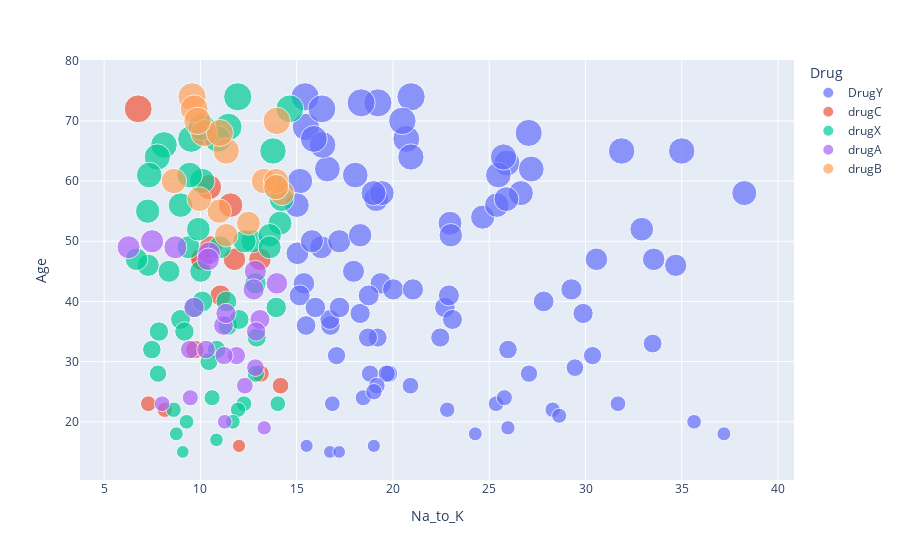

Write notebook code for a chart like this one.
### Code cell
# I visualized the relationship between age and Na_To_K(Na to Potassium Ration).
fig = px.scatter(data, x = "Na_to_K", y="Age", color="Drug",
                 size='Age', hover_data=['Na_to_K'])
fig.show()

### Figure 1 — Plotly figure (JSON) as saved in the notebook; plotly's stock layout.template omitted (floating-point values rounded to 4 significant figures)
{"data": [{"hovertemplate": "Drug=DrugY<br>Na_to_K=%{x}<br>Age=%{marker.size}<extra></extra>", "legendgroup": "DrugY", "marker": {"color": "#636efa", "size": [23, 61, 49, 60, 43, 34, 43, 74, 16, 32, 57, 63, 47, 48, 33, 28, 31, 39, 45, 65, 73, 50, 23, 28, 58, 62, 24, 40, 34, 38, 67, 68, 54, 18, 28, 41, 31, 26, 26, 69, 37, 50, 62, 41, 29, 42, 56, 58, 56, 20, 15, 22, 42, 23, 51, 61, 28, 15, 34, 36, 19, 66, 47, 70, 52, 24, 42, 64, 74, 37, 53, 21, 16, 38, 58, 51, 39, 41, 73, 25, 39, 67, 22, 36, 18, 57, 65, 64, 58, 72, 46], "sizemode": "area", "sizeref": 0.185, "symbol": "circle"}, "mode": "markers", "name": "DrugY", "orientation": "v", "showlegend": true, "type": "scatter", "x": [25.36, 18.04, 16.27, 15.17, 19.37, 19.2, 15.38, 20.94, 15.52, 25.97, 19.13, 25.92, 30.57, 15.04, 33.49, 18.81, 30.37, 22.7, 17.95, 31.88, 19.22, 15.79, 31.69, 19.8, 19.42, 27.18, 18.46, 27.83, 18.7, 29.88, 20.69, 27.05, 24.66, 24.28, 19.68, 22.91, 17.07, 20.91, 19.16, 15.48, 23.09, 17.21, 16.59, 15.16, 29.45, 29.27, 15.02, 38.25, 25.39, 35.64, 16.73, 28.29, 20.01, 16.85, 18.3, 25.48, 27.06, 17.21, 22.46, 16.75, 25.97, 16.35, 33.54, 20.49, 32.92, 25.79, 21.04, 25.74, 15.44, 16.72, 22.96, 28.63, 19.01, 18.3, 26.64, 23.0, 17.23, 18.74, 18.35, 19.01, 15.97, 15.89, 22.82, 15.49, 37.19, 25.89, 35.0, 20.93, 18.99, 16.31, 34.69], "xaxis": "x", "y": [23, 61, 49, 60, 43, 34, 43, 74, 16, 32, 57, 63, 47, 48, 33, 28, 31, 39, 45, 65, 73, 50, 23, 28, 58, 62, 24, 40, 34, 38, 67, 68, 54, 18, 28, 41, 31, 26, 26, 69, 37, 50, 62, 41, 29, 42, 56, 58, 56, 20, 15, 22, 42, 23, 51, 61, 28, 15, 34, 36, 19, 66, 47, 70, 52, 24, 42, 64, 74, 37, 53, 21, 16, 38, 58, 51, 39, 41, 73, 25, 39, 67, 22, 36, 18, 57, 65, 64, 58, 72, 46], "yaxis": "y"}, {"hovertemplate": "Drug=drugC<br>Na_to_K=%{x}<br>Age=%{marker.size}<extra></extra>", "legendgroup": "drugC", "marker": {"color": "#EF553B", "size": [47, 47, 41, 47, 23, 68, 26, 32, 47, 28, 22, 49, 59, 72, 56, 16], "sizemode": "area", "sizeref": 0.185, "symbol": "circle"}, "mode": "markers", "name": "drugC", "orientation": "v", "showlegend": true, "type": "scatter", "x": [13.09, 10.11, 11.04, 11.77, 7.298, 10.29, 14.16, 9.712, 10.07, 13.13, 8.151, 10.54, 10.44, 6.769, 11.57, 12.01], "xaxis": "x", "y": [47, 47, 41, 47, 23, 68, 26, 32, 47, 28, 22, 49, 59, 72, 56, 16], "yaxis": "y"}, {"hovertemplate": "Drug=drugX<br>Na_to_K=%{x}<br>Age=%{marker.size}<extra></extra>", "legendgroup": "drugX", "marker": {"color": "#00cc96", "size": [28, 22, 50, 69, 49, 18, 49, 53, 46, 39, 39, 15, 23, 50, 66, 67, 60, 45, 17, 24, 32, 64, 51, 36, 56, 37, 22, 47, 35, 65, 20, 67, 40, 35, 32, 49, 74, 69, 61, 37, 61, 55, 72, 34, 30, 43, 57, 28, 45, 59, 20, 52, 23, 40], "sizemode": "area", "sizeref": 0.185, "symbol": "circle"}, "mode": "markers", "name": "drugX", "orientation": "v", "showlegend": true, "type": "scatter", "x": [7.798, 8.607, 12.7, 11.46, 9.381, 8.75, 11.01, 14.13, 7.285, 13.94, 9.709, 9.084, 12.26, 12.29, 8.107, 10.9, 10.09, 8.37, 10.83, 10.61, 10.84, 7.761, 13.6, 11.42, 8.966, 8.968, 11.95, 6.683, 9.17, 13.77, 9.281, 9.514, 10.1, 7.845, 7.477, 13.6, 11.94, 10.06, 9.443, 12.01, 7.34, 7.261, 14.64, 12.92, 10.44, 12.86, 14.22, 12.88, 10.02, 13.88, 11.69, 9.894, 14.02, 11.35], "xaxis": "x", "y": [28, 22, 50, 69, 49, 18, 49, 53, 46, 39, 39, 15, 23, 50, 66, 67, 60, 45, 17, 24, 32, 64, 51, 36, 56, 37, 22, 47, 35, 65, 20, 67, 40, 35, 32, 49, 74, 69, 61, 37, 61, 55, 72, 34, 30, 43, 57, 28, 45, 59, 20, 52, 23, 40], "yaxis": "y"}, {"hovertemplate": "Drug=drugA<br>Na_to_K=%{x}<br>Age=%{marker.size}<extra></extra>", "legendgroup": "drugA", "marker": {"color": "#ab63fa", "size": [43, 32, 37, 24, 29, 36, 19, 38, 31, 45, 50, 32, 35, 49, 39, 26, 49, 31, 20, 42, 48, 47, 23], "sizemode": "area", "sizeref": 0.185, "symbol": "circle"}, "mode": "markers", "name": "drugA", "orientation": "v", "showlegend": true, "type": "scatter", "x": [13.97, 9.445, 13.09, 9.475, 12.86, 11.2, 13.31, 11.33, 11.87, 12.85, 7.49, 10.29, 12.89, 6.269, 9.664, 12.31, 8.7, 11.23, 11.26, 12.77, 10.45, 10.4, 8.011], "xaxis": "x", "y": [43, 32, 37, 24, 29, 36, 19, 38, 31, 45, 50, 32, 35, 49, 39, 26, 49, 31, 20, 42, 48, 47, 23], "yaxis": "y"}, {"hovertemplate": "Drug=drugB<br>Na_to_K=%{x}<br>Age=%{marker.size}<extra></extra>", "legendgroup": "drugB", "marker": {"color": "#FFA15A", "size": [74, 58, 68, 65, 60, 70, 60, 59, 72, 53, 55, 51, 60, 68, 57, 70], "sizemode": "area", "sizeref": 0.185, "symbol": "circle"}, "mode": "markers", "name": "drugB", "orientation": "v", "showlegend": true, "type": "scatter", "x": [9.567, 14.24, 10.19, 11.34, 13.3, 13.97, 13.93, 13.94, 9.677, 12.49, 10.98, 11.34, 8.621, 11.01, 9.945, 9.849], "xaxis": "x", "y": [74, 58, 68, 65, 60, 70, 60, 59, 72, 53, 55, 51, 60, 68, 57, 70], "yaxis": "y"}], "layout": {"legend": {"itemsizing": "constant", "title": {"text": "Drug"}, "tracegroupgap": 0}, "margin": {"t": 60}, "xaxis": {"anchor": "y", "domain": [0, 1], "title": {"text": "Na_to_K"}}, "yaxis": {"anchor": "x", "domain": [0, 1], "title": {"text": "Age"}}}}
